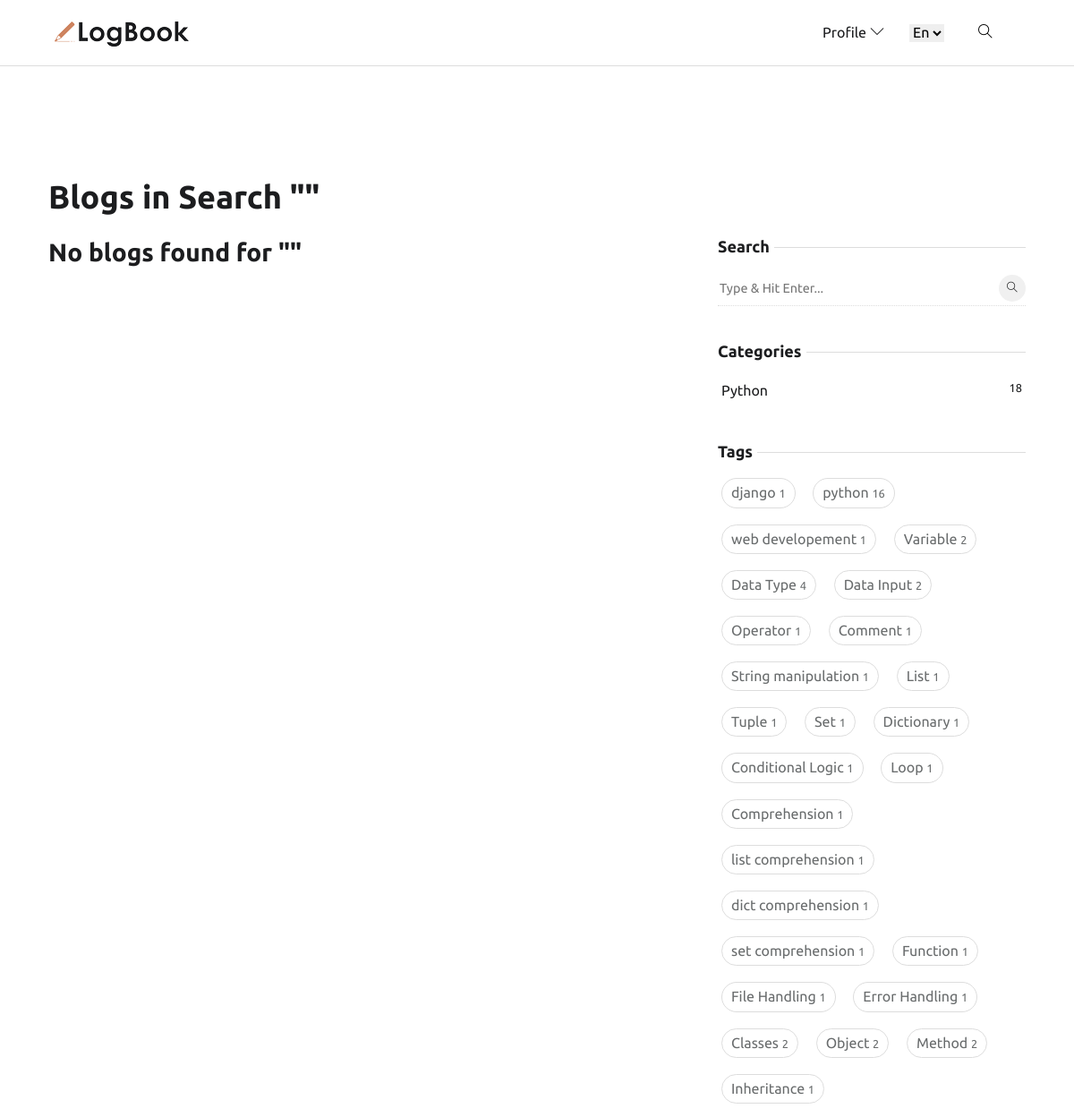
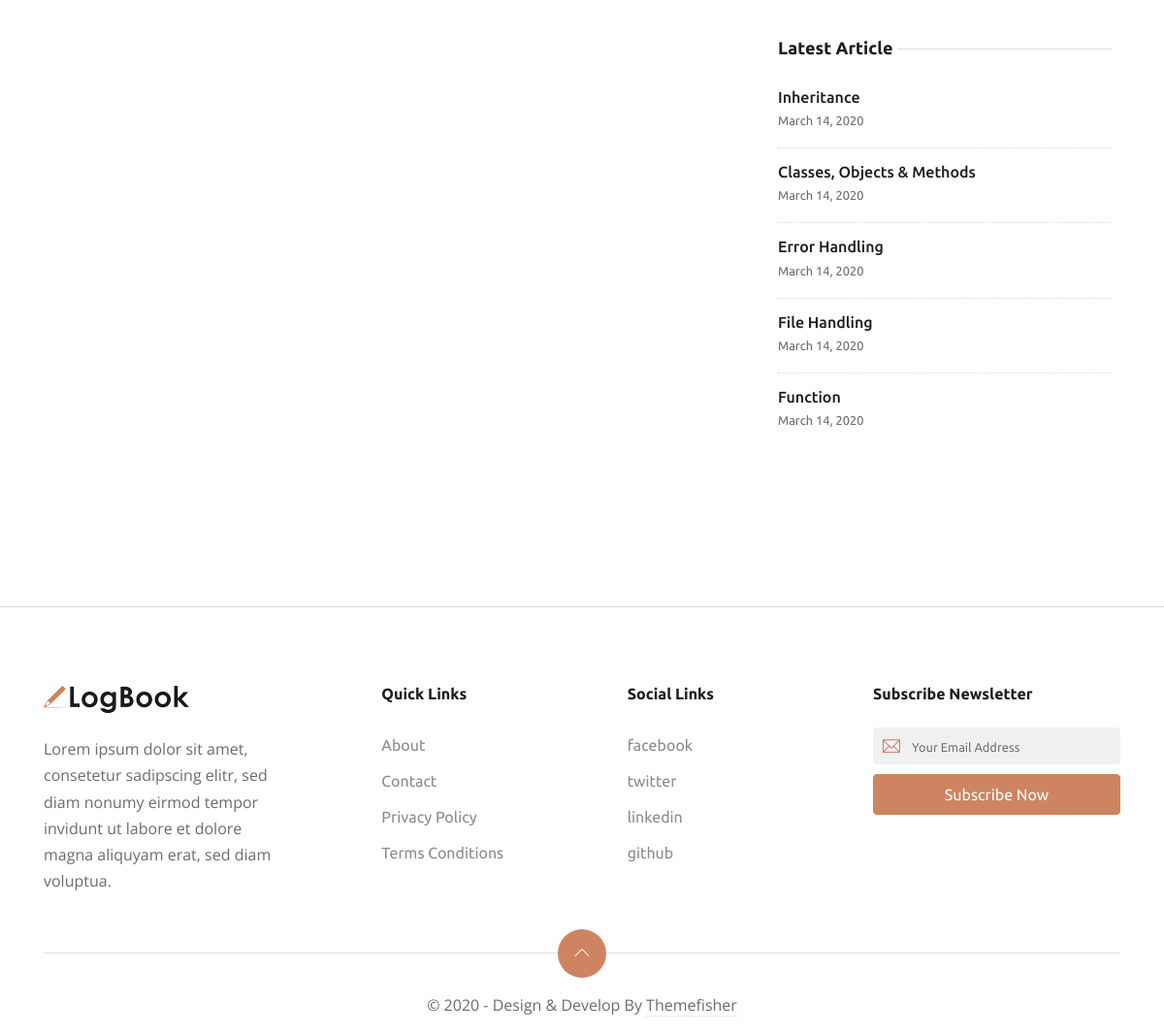
The app's page /search/ with its own data (2 pictures, top to bottom).
### app_home/models.py (models this page shows, shortened)
class Category(models.Model):
    title = models.CharField(max_length=50, unique=True)
    slug = models.SlugField(unique=True, blank=True, null=True, max_length=300)
    class Meta:
        verbose_name = "Category"
        verbose_name_plural = "Categories"

class Tag(models.Model):
    title = models.CharField(max_length=50, unique=True)
    slug = models.SlugField(unique=True, blank=True, null=True, max_length=300)

class Blog(models.Model):
    author = models.ForeignKey(
        settings.AUTH_USER_MODEL,
        related_name='user_blogs',
        on_delete=models.CASCADE
    )
    title = models.CharField(max_length=100, unique=True)
    slug = models.SlugField(unique=True, blank=True, null=True, max_length=300)
    content = RichTextUploadingField()
    category = models.ForeignKey(
        Category,
        related_name='category_blogs',
        on_delete=models.CASCADE
    )
    tags = models.ManyToManyField(Tag, related_name='tag_blogs')
    created_date = models.DateTimeField(auto_now_add=True)
    updated_date = models.DateTimeField(auto_now=True)
    class Meta:
        ordering = ['-created_date']

### app_home/views.py (the view)
# urls.py: path('search/', SearchResultsView.as_view(), name='search'),
class SearchResultsView(ListView):
    model = Blog
    template_name = 'blog/search_results.html'
    context_object_name = 'blogs'
    def get_queryset(self):
        query = self.request.GET.get('q', '')
        if query:
            return Blog.objects.filter(
                Q(title__icontains=query) |
                Q(content__icontains=query) |
                Q(tags__title__icontains=query) |
                Q(category__title__icontains=query) |
                Q(author__username__icontains=query)
            ).distinct()
        else:
            return Blog.objects.none()
    def get_context_data(self, **kwargs):
        context = super().get_context_data(**kwargs)
        context['search_query'] = self.request.GET.get('q', '')
        return context

### app_home/context_processors.py (called while the page is built)
def get_all_categories(request):
    categories = Category.objects.all()
    return {'categories': categories}

def get_all_tags(request):
    tags = Tag.objects.all()
    return {'tags': tags}

def get_recent_blogs(request):
    recent_blogs = Blog.objects.order_by('-created_date')[:5]
    return {'recent_blogs': recent_blogs}

### templates/blog/search_results.html (shortened to what this page needs)
{% extends 'base/base.html' %}
{% load static %}
{% load custom_filters %}
{% block content %}
<section class="section">
    <div class="container p-4">
        <h2 class="mb-4">Blogs in Search "{{ search_query }}"</h2>
        <div class="row">
            {% if blogs %}
            <div class="col-lg-8 mb-5 mb-lg-0">
                {% for blog in blogs %}
                <article class="row p-3 mb-4 blog-card">
                    <!-- <div class="col-md-4 mb-4 mb-md-0">
                        <div class="post-slider slider-sm">
                            {% for img in blog.blog_images.all %}
                            <a href="{{ img.image.url }}" data-lightbox="blog-{{ blog.id }}"
                                data-title="{{ blog.title }}">
                                <img loading="lazy" src="{{ img.image.url }}" class="img-fluid" alt="{{ blog.title }}">
                            </a>
                            {% endfor %}
                        </div>
                    </div> -->
                    <div class="col-md-12">
                        <h3 class="h3"><a class="post-title" href="{{ blog.get_absolute_url }}">{{ blog.title }}</a>
                        </h3>
                        <ul class="list-inline post-meta mb-2">
                            <li class="list-inline-item"><i class="ti-user mr-2"></i>
                                <a href="#">{{ blog.author.get_full_name|default:blog.author.username }}</a>
                            </li>
                            <li class="list-inline-item">Date: {{ blog.created_date|date:"F d, Y" }}</li>
                            <li class="list-inline-item">
                                Categories: <a href="#!" class="ml-1">{{ blog.category.title }}</a>
                            </li>
                            <li class="list-inline-item">Tags:
                                {% for tag in blog.tags.all %}
                                <a href="#!" class="ml-1">{{ tag.title }}</a>{% if not forloop.last %},{% endif %}
                                {% endfor %}
                            </li>
                        </ul>
                        <p>{{ blog.content|truncatewords:40|safe }}</p>
                        <a href="{% url 'blog-detail' blog.slug %}" class="btn btn-outline-primary">
                            Continue Reading
                        </a>
                    </div>
                </article>
                {% endfor %}
            </div>
            {% else %}
            <div class="col-lg-8 mb-5 mb-lg-0">
                <h3 class="mb-4">No blogs found for "{{ search_query }}"</h3>
            </div>
            {% endif %}
            <div class="col-lg-4">
                <aside class="fixed-sidebar">
                    {% include 'base/sideber.html' %}
                </aside>
            </div>
        </div>
    </div>
</section>
{% endblock content %}

### templates/base/sideber.html
{% load static %}
<div class="widget">
   <h5 class="widget-title"><span>Search</span></h5>
   <form action="{% url 'search' %}" class="widget-search">
      <input id="search-query" name="q" type="search" placeholder="Type &amp; Hit Enter...">
      <button type="submit"><i class="ti-search"></i>
      </button>
   </form>
</div>
<div class="widget">
   <h5 class="widget-title"><span>Categories</span></h5>
   <ul class="list-unstyled widget-list">
      {% for cat in categories %}
      <li class="cate-card p-1">
         <a href="{% url 'category-blogs' cat.slug %}" class="d-flex">
            {{cat.title}}
            <small class="ml-auto">{{cat.category_blogs.count}}</small>
         </a>
      </li>
      {% endfor %}
   </ul>
</div>
<div class="widget">
   <h5 class="widget-title"><span>Tags</span></h5>
   <ul class="list-inline widget-list-inline">
      {% for tag in tags %}
      <li class="list-inline-item cate-card p-1">
         <a href="{% url 'tag-blogs' tag.slug %}">
            {{tag.title}}
            <small class="ml-auto">{{tag.tag_blogs.count}}</small></a>
      </li>
      {% endfor %}
   </ul>
</div>
<div class="widget">
   <h5 class="widget-title"><span>Latest Article</span></h5>
   <ul class="list-unstyled widget-list">
      {% for blog in recent_blogs %}
      <li class="media widget-post align-items-center">
         <div class="media-body">
            <h5 class="h6 mb-0"><a href="">{{blog.title}}</a>
            </h5>
            <small>March 14, 2020</small>
         </div>
      </li>
      {% endfor %}
   </ul>
</div>

### static/css/style.css (style rules this page uses)
body { line-height: 1.7; font-family: 'Ubuntu', sans-serif; -webkit-font-smoothing: antialiased; color: #696c6d; font-size: 16px; }
h1, h2, h3, h4, h5, h6 { color: #1c1d1f; font-family: 'Ubuntu', sans-serif; font-weight: 600; line-height: 1.2; }
h2, .h2 { font-size: 36px; }
h3, .h3 { font-size: 28px; }
h5, .h5 { font-size: 18px; }
h6, .h6 { font-size: 16px; }
body { background-color: #fff; overflow-x: hidden; }
a, a:hover, a:focus { text-decoration: none; }
a, button, select { cursor: pointer; transition: 0.2s ease; }
.section { padding-top: 100px; padding-bottom: 100px; }
.widget { background: #fff; margin-bottom: 40px; }
.widget-title { position: relative; margin-bottom: 15px; }
.widget-title span { background: #fff; position: relative; padding-right: 5px; z-index: 1; }
.widget-title::before { position: absolute; content: ""; right: 0; height: 1px; width: 100%; background: #ddd; top: 50%; }
.widget-search { position: relative; }
.widget-search input { border: 0; border-bottom: 1px dotted #ddd; width: 100%; height: 40px; }
.widget-search input::placeholder { font-size: 90%; }
.widget-search button { height: 30px; width: 30px; line-height: 30px; display: inline-block; padding: 0; background: #f0f0f0; color: #1c1d1f; text-align: center; border-radius: 50%; position: absolute; right: 0; top: 5px; border: 0; font-size: 12px; }
.widget-list li { padding: 5px 0; }
.widget-list li:not(:last-child) { border-bottom: 1px dotted #ddd; }
.widget-list li a { color: #1c1d1f; }
.widget-list-inline li { margin-bottom: 10px; }
.widget-list-inline li a { padding: 2px 10px; border: 1px solid #ddd; border-radius: 40px; display: block; color: #696c6d; }
.widget-post { padding: 15px 0 !important; }
.fixed-sidebar { position: sticky; top: 120px; }

### records on screen
Category: title "Python", category_blogs.count "18"
Tag: title "django", tag_blogs.count "1"
Tag: title "python", tag_blogs.count "16"
Tag: title "web developement", tag_blogs.count "1"
Tag: title "Variable", tag_blogs.count "2"
Tag: title "Data Type", tag_blogs.count "4"
Tag: title "Data Input", tag_blogs.count "2"
Tag: title "Operator", tag_blogs.count "1"
Tag: title "Comment", tag_blogs.count "1"
Tag: title "String manipulation", tag_blogs.count "1"
Tag: title "List", tag_blogs.count "1"
Tag: title "Tuple", tag_blogs.count "1"
Tag: title "Set", tag_blogs.count "1"
Tag: title "Dictionary", tag_blogs.count "1"
Tag: title "Conditional Logic", tag_blogs.count "1"
Tag: title "Loop", tag_blogs.count "1"
Tag: title "Comprehension", tag_blogs.count "1"
Tag: title "list comprehension", tag_blogs.count "1"
Tag: title "dict comprehension", tag_blogs.count "1"
Tag: title "set comprehension", tag_blogs.count "1"
Tag: title "Function", tag_blogs.count "1"
Tag: title "File Handling", tag_blogs.count "1"
Tag: title "Error Handling", tag_blogs.count "1"
Tag: title "Classes", tag_blogs.count "2"
Tag: title "Object", tag_blogs.count "2"
Tag: title "Method", tag_blogs.count "2"
Tag: title "Inheritance", tag_blogs.count "1"
Blog: title "Inheritance"
Blog: title "Classes, Objects & Methods"
Blog: title "Error Handling"
Blog: title "File Handling"
Blog: title "Function"
